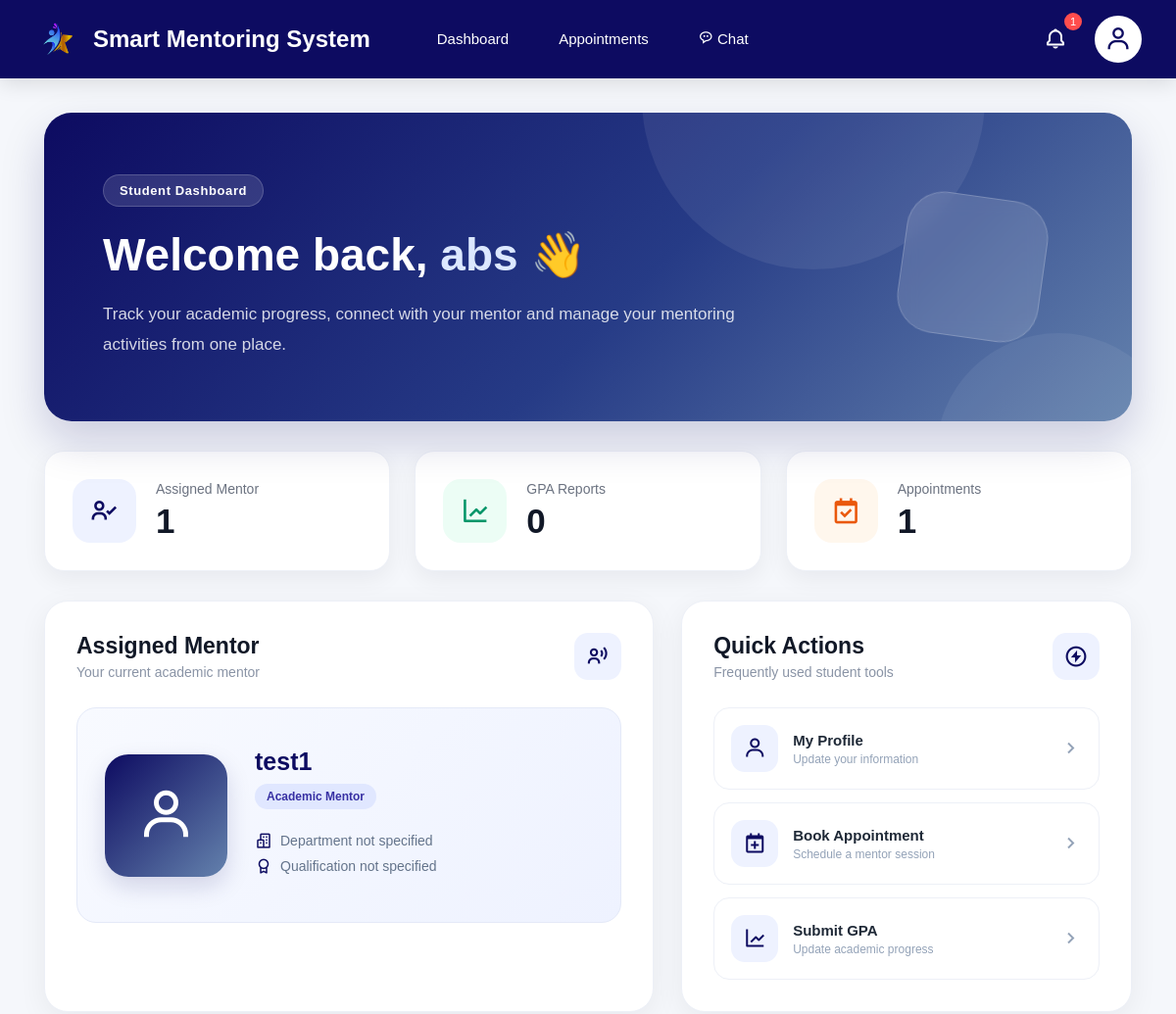
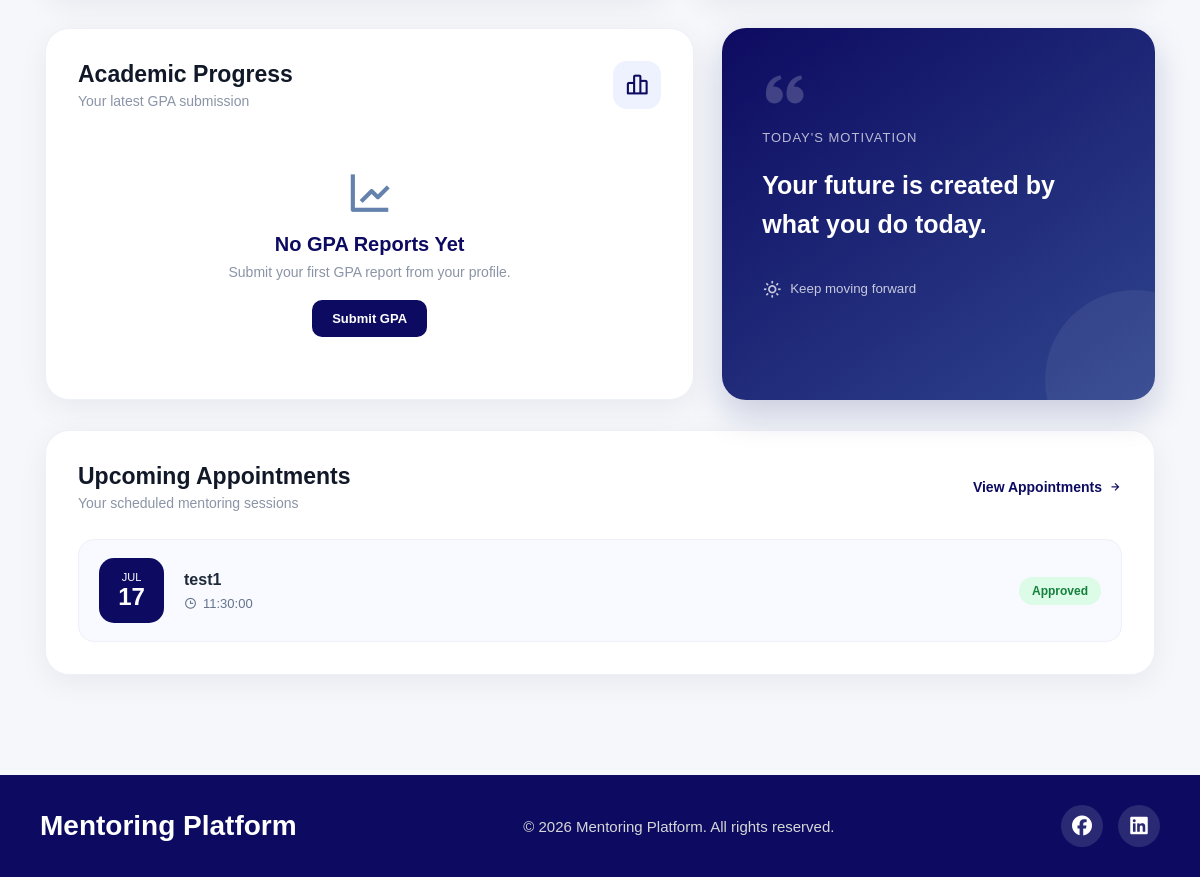
Screenshot of /student_dashbord.php (signed in) with the database file from the repository (2 pictures, top to bottom).
### tables this page shows
CREATE TABLE `users` (
  `usersId` int(12) NOT NULL,
  `usersName` varchar(20) NOT NULL,
  `usersEmail` varchar(32) NOT NULL,
  `usersPwd` varchar(255) NOT NULL,
  `role` varchar(20) NOT NULL,
  `student_id` varchar(50) NOT NULL,
  `mentor_id` varchar(50) NOT NULL,
  `course` varchar(100) NOT NULL,
  `department` varchar(100) NOT NULL,
  `otp` varchar(6) DEFAULT NULL,
  `otp_expiry` datetime DEFAULT NULL
);

CREATE TABLE `appointments` (
  `id` int(11) NOT NULL,
  `student_id` int(11) NOT NULL,
  `mentor_id` int(11) NOT NULL,
  `appointment_date` date NOT NULL,
  `appointment_time` time NOT NULL,
  `message` text DEFAULT NULL,
  `status` varchar(50) DEFAULT 'Pending',
  `created_at` timestamp NOT NULL DEFAULT current_timestamp()
);

### student_dashbord.php (the view, shortened to what this page needs)
<?php
include "Includes/db.php";
$student_id = $_SESSION['user_id'];
$mentorQuery = $conn->prepare(
    "SELECT
        users.usersId,
        users.usersName,
        mentor_profiles.specialization,
        mentor_profiles.department,
        mentor_profiles.qualification,
        mentor_profiles.profile_picture
    FROM mentor_assignments
    JOIN users
    ON mentor_assignments.mentor_id = users.usersId
    LEFT JOIN mentor_profiles
    ON users.usersId = mentor_profiles.mentor_id
    WHERE mentor_assignments.student_id = ?
    LIMIT 1"
);
$mentorQuery->bind_param(
    "i",
    $student_id
);
$mentorQuery->execute();
$mentorResult =
$mentorQuery->get_result();
$assignedMentor =
$mentorResult->fetch_assoc();
$latestGpaQuery = $conn->prepare(
    "SELECT semester, gpa
    FROM gpa_submissions
    WHERE student_id = ?
    ORDER BY id DESC
    LIMIT 1"
);
$latestGpaQuery->bind_param(
    "i",
    $student_id
);
$latestGpaQuery->execute();
$latestGpaResult =
$latestGpaQuery->get_result();
$latestGpa =
$latestGpaResult->fetch_assoc();
$appointmentQuery = $conn->prepare(
    "SELECT
        appointments.*,
        users.usersName AS mentor_name
    FROM appointments
    JOIN users
    ON appointments.mentor_id = users.usersId
    WHERE appointments.student_id = ?
    ORDER BY appointments.appointment_date ASC
    LIMIT 3"
);
$appointmentQuery->bind_param(
    "i",
    $student_id
);
$appointmentQuery->execute();
$appointments =
$appointmentQuery->get_result();
?>
<!DOCTYPE html>
<html lang="en">
<head>
    <link
        href="https://unpkg.com/boxicons@2.1.4/css/boxicons.min.css"
        rel="stylesheet"
    >
    <link
        rel="stylesheet"
        href="https://cdnjs.cloudflare.com/ajax/libs/font-awesome/6.5.2/css/all.min.css"
    >
    <link
        rel="stylesheet"
        href="Includes/student_header.css"
    >
    <link
        rel="stylesheet"
        href="student_dashbord.css"
    >
    <link
        rel="stylesheet"
        href="Includes/footer.css"
    >
</head>
<body>
<?php include "Includes/student_header.php"; ?>
<main class="student-dashboard">
<section class="dashboard-hero">
    <div class="hero-content">
        <span class="dashboard-label">
            Student Dashboard
        </span>
        <h1>
            Welcome back,
            <span>
                <?php
                echo htmlspecialchars(
                    $_SESSION['name']
                );
                ?>
            </span>
            👋
        </h1>
        <p>
            Track your academic progress,
            connect with your mentor and manage
            your mentoring activities from one place.
        </p>
    </div>
    <div class="hero-decoration">
        <div class="hero-icon">
        </div>
    </div>
</section>
<section class="dashboard-stats">
    <div class="student-stat-card">
        <div class="stat-icon mentor-icon">
            <i class='bx bx-user-check'></i>
        </div>
        <div class="stat-content">
            <span>
                Assigned Mentor
            </span>
            <h2 id="mentor-count">
            </h2>
        </div>
    </div>
    <div class="student-stat-card">
        <div class="stat-icon gpa-icon">
            <i class='bx bx-line-chart'></i>
        </div>
        <div class="stat-content">
            <span>
                GPA Reports
            </span>
            <h2 id="gpa-count">
                0
            </h2>
        </div>
    </div>
    <div class="student-stat-card">
        <div class="stat-icon appointment-icon">
            <i class='bx bx-calendar-check'></i>
        </div>
        <div class="stat-content">
            <span>
                Appointments
            </span>
            <h2 id="appointment-count">
            </h2>
        </div>
    </div>
</section>
<section class="dashboard-main-grid">
<div class="dashboard-panel mentor-panel">
    <div class="panel-heading">
        <div>
            <h2>
                Assigned Mentor
            </h2>
            <p>
                Your current academic mentor
            </p>
        </div>
        <div class="heading-icon">
            <i class='bx bx-user-voice'></i>
        </div>
    </div>
    <?php if ($assignedMentor) { ?>
        <div class="mentor-profile-card">
            <div class="mentor-avatar">
                <?php if (
                    !empty(
                        $assignedMentor['profile_picture']
                    )
                ) { ?>
                    <img
                        src="<?php
                        echo htmlspecialchars(
                            $assignedMentor['profile_picture']
                        );
                        ?>"
                        alt="Mentor"
                    >
                <?php } else { ?>
                    <div class="mentor-default-avatar">
                        <i class='bx bx-user'></i>
                    </div>
                <?php } ?>
            </div>
            <div class="mentor-information">
                <h3>
                    <?php
                    echo htmlspecialchars(
                        $assignedMentor['usersName']
                    );
                    ?>
                </h3>
                <span class="mentor-specialization">
                    <?php
                    echo htmlspecialchars(
                        $assignedMentor['specialization']
                        ?? 'Academic Mentor'
                    );
                    ?>
                </span>
                <p>
                    <i class='bx bx-buildings'></i>
                    <?php
                    echo htmlspecialchars(
                        $assignedMentor['department']
                        ?? 'Department not specified'
                    );
                    ?>
                </p>
                <p>
                    <i class='bx bx-award'></i>
                    <?php
                    echo htmlspecialchars(
                        $assignedMentor['qualification']
                        ?? 'Qualification not specified'
                    );
                    ?>
                </p>
            </div>
        </div>
    <?php } ?>
</div>
<div class="dashboard-panel quick-actions-panel">
    <div class="panel-heading">
        <div>
            <h2>
                Quick Actions
            </h2>
            <p>
                Frequently used student tools
            </p>
        </div>
        <div class="heading-icon">
            <i class='bx bx-bolt-circle'></i>
        </div>
    </div>
    <div class="quick-actions-grid">
        <a
            href="student_profile.php"
            class="quick-action-card"
        >
            <div class="action-icon">
                <i class='bx bx-user'></i>
            </div>
            <div>
                <h3>
                    My Profile
                </h3>
                <p>
                    Update your information
                </p>
            </div>
            <i class='bx bx-chevron-right action-arrow'></i>
        </a>
        <a
            href="book_appointment.php"
            class="quick-action-card"
        >
            <div class="action-icon">
                <i class='bx bx-calendar-plus'></i>
            </div>
            <div>
                <h3>
                    Book Appointment
                </h3>
                <p>
                    Schedule a mentor session
                </p>
            </div>
            <i class='bx bx-chevron-right action-arrow'></i>
        </a>
        <a
            href="student_profile.php"
            class="quick-action-card"
        >
            <div class="action-icon">
                <i class='bx bx-line-chart'></i>
            </div>
            <div>
                <h3>
                    Submit GPA
                </h3>
                <p>
                    Update academic progress
                </p>
            </div>
            <i class='bx bx-chevron-right action-arrow'></i>
        </a>
    </div>
</div>
</section>
<section class="dashboard-secondary-grid">
<div class="dashboard-panel academic-panel">
    <div class="panel-heading">
        <div>
            <h2>
                Academic Progress
            </h2>
            <p>
                Your latest GPA submission
            </p>
        </div>
        <div class="heading-icon">
            <i class='bx bx-bar-chart-alt-2'></i>
        </div>
    </div>
    <?php if ($latestGpa) { ?>
        <div class="gpa-display">
            <div class="gpa-circle">
                <span>
                    GPA
                </span>
                <strong>
                    <?php
                    echo number_format(
                        $latestGpa['gpa'],
                        2
                    );
                    ?>
                </strong>
                <small>
                    / 4.00
                </small>
            </div>
            <div class="gpa-details">
                <span>
                    Latest Submission
                </span>
                <h3>
                    Semester
                    <?php
                    echo htmlspecialchars(
                        $latestGpa['semester']
                    );
                    ?>
                </h3>
                <p>
                    Keep tracking your academic
                    performance and share progress
                    with your mentor.
                </p>
            </div>
        </div>
    <?php } else { ?>
        <div class="empty-dashboard-state small-state">
            <i class='bx bx-line-chart'></i>
            <h3>
                No GPA Reports Yet
            </h3>
            <p>
                Submit your first GPA report
                from your profile.
            </p>
            <a
                href="student_profile.php"
                class="dashboard-btn"
            >
                Submit GPA
            </a>
        </div>
    <?php } ?>
</div>
<div class="motivation-card">
    <div class="quote-decoration">
        <i class='bx bxs-quote-alt-left'></i>
    </div>
    <span>
        Today's Motivation
    </span>
    <p id="daily-quote">
    </p>
    <div class="motivation-bottom">
        <i class='bx bx-sun'></i>
        <small>
            Keep moving forward
        </small>
    </div>
</div>
</section>
<section class="dashboard-panel appointments-panel">
    <div class="panel-heading">
        <div>
            <h2>
                Upcoming Appointments
            </h2>
            <p>
                Your scheduled mentoring sessions
            </p>
        </div>
        <a
            href="book_appointment.php"
            class="view-all-link"
        >
            View Appointments
            <i class='bx bx-right-arrow-alt'></i>
        </a>
    </div>
    <div class="appointment-list">
        <?php if (
            $appointments->num_rows > 0
        ) { ?>
            <?php while (
                $appointment =
                $appointments->fetch_assoc()
            ) { ?>
                <div class="appointment-card">
                    <div class="appointment-date">
                        <span>
                            <?php
                            echo date(
                                "M",
                                strtotime(
                                    $appointment[
                                        'appointment_date'
                                    ]
                                )
                            );
                            ?>
                        </span>
                        <strong>
                            <?php
                            echo date(
                                "d",
                                strtotime(
                                    $appointment[
                                        'appointment_date'
                                    ]
                                )
                            );
                            ?>
                        </strong>
                    </div>
                    <div class="appointment-details">
                        <h3>
                            <?php
                            echo htmlspecialchars(
                                $appointment['mentor_name']
                            );
                            ?>
                        </h3>
                        <p>
                            <i class='bx bx-time'></i>
                            <?php
                            echo htmlspecialchars(
                                $appointment[
                                    'appointment_time'
                                ]
                            );
                            ?>
                        </p>
                    </div>
                    <span class="appointment-status">
                        <?php
                        echo htmlspecialchars(
                            $appointment['status']
                        );
                        ?>
                    </span>
                </div>
            <?php } ?>
        <?php } ?>
    </div>
</section>
</main>
<?php include "Includes/footer.php"; ?>
</body>
</html>

### Includes/student_header.css (style rules this page uses)
* { margin:0; padding:0; box-sizing:border-box; font-family:'Poppins',sans-serif; }
body { overflow-x:hidden; background:#f5f7fb; }

### rows the page displays
users: usersName "test1"
appointments: appointment_date "JUL", appointment_date "17", users.usersName "test1", appointment_time "11:30:00", status "Approved"

### other values shown
$unreadCount "1"
$_SESSION['name'] "abs"
$assignedMentor['specialization'] "Academic Mentor"
$assignedMentor['department'] "Department not specified"
$assignedMentor['qualification'] "Qualification not specified"
